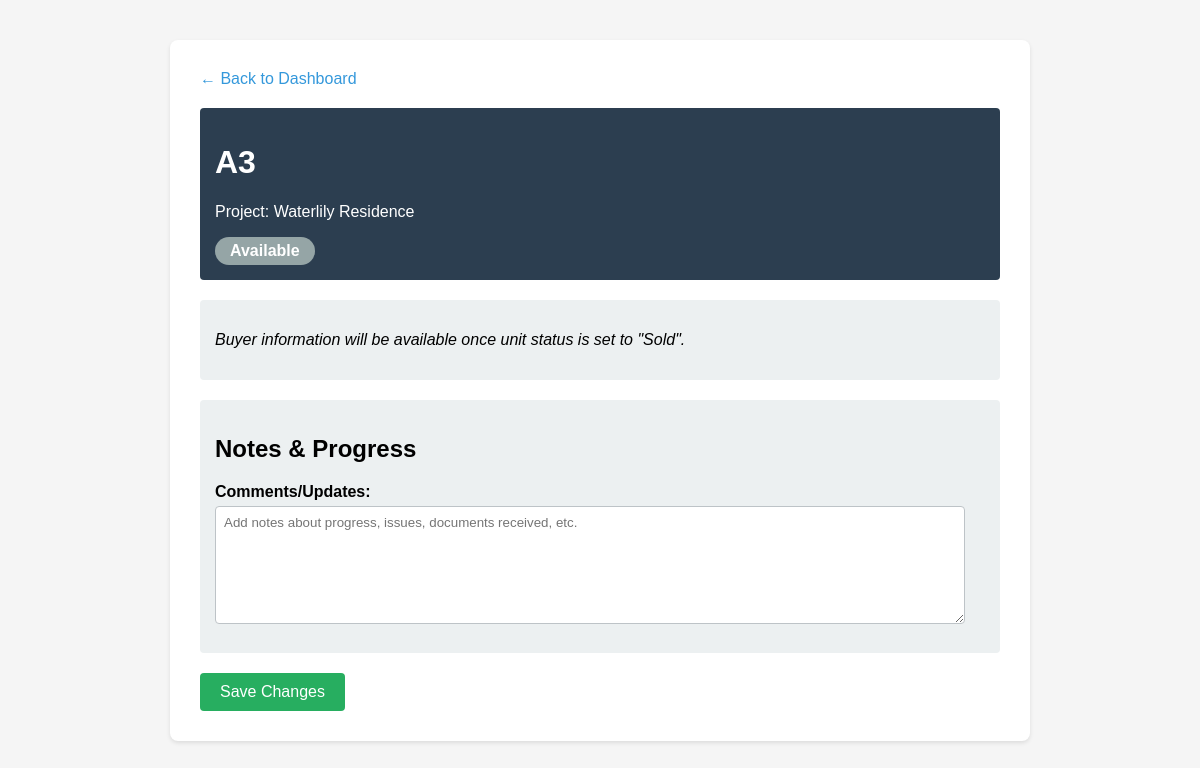
/unit/4, run on the app's committed database.
### tables this page shows
CREATE TABLE units (
            id INTEGER PRIMARY KEY AUTOINCREMENT,
            project_id INTEGER,
            name TEXT NOT NULL,
            status TEXT NOT NULL,
            buyer_name TEXT,
            buyer_phone TEXT,
            buyer_email TEXT,
            sale_price TEXT,
            notes TEXT,
            FOREIGN KEY (project_id) REFERENCES projects (id)
        );

CREATE TABLE projects (
            id INTEGER PRIMARY KEY AUTOINCREMENT,
            name TEXT NOT NULL
        );

### app.py (the view)
@app.route('/unit/<int:unit_id>')
def unit_details(unit_id):
    conn = get_db()
    unit = conn.execute('SELECT * FROM units WHERE id = ?', (unit_id,)).fetchone()
    project = conn.execute('SELECT * FROM projects WHERE id = ?', (unit['project_id'],)).fetchone()
    conn.close()
    return render_template('unit_details.html', unit=unit, project=project)

### app.py (called while the page is built)
def get_db():
    conn = sqlite3.connect('tracker.db')
    conn.row_factory = sqlite3.Row  # This lets us access columns by name
    return conn

### templates/unit_details.html (shortened to what this page needs)
<!DOCTYPE html>
<html>
<head>
</head>
<body>
    <div class="container">
        <a href="/" class="back-link">← Back to Dashboard</a>
        <div class="header">
            <h1>{{ unit.name }}</h1>
            <p>Project: {{ project.name }}</p>
            <span class="status-badge status-{{ unit.status|lower }}">{{ unit.status }}</span>
        </div>
        <form method="POST" action="/update_details/{{ unit.id }}">
            {% if unit.status == 'Sold' %}
            <div class="section">
                <h2>Buyer Information</h2>
                <label>Buyer Name:</label>
                <input type="text" name="buyer_name" value="{{ unit.buyer_name or '' }}" placeholder="Full name of buyer">
                <label>Phone Number:</label>
                <input type="text" name="buyer_phone" value="{{ unit.buyer_phone or '' }}" placeholder="+230 XXXX XXXX">
                <label>Email:</label>
                <input type="email" name="buyer_email" value="{{ unit.buyer_email or '' }}" placeholder="buyer@example.com">
                <label>Sale Price:</label>
                <input type="text" name="sale_price" value="{{ unit.sale_price or '' }}" placeholder="MUR 5,000,000">
            </div>
            {% else %}
            <div class="section">
                <p><em>Buyer information will be available once unit status is set to "Sold".</em></p>
            </div>
            {% endif %}
            <div class="section">
                <h2>Notes & Progress</h2>
                <label>Comments/Updates:</label>
                <textarea name="notes" placeholder="Add notes about progress, issues, documents received, etc.">{{ unit.notes or '' }}</textarea>
            </div>
            <button type="submit">Save Changes</button>
        </form>
    </div>
</body>
</html>

### templates/unit_details.html (style rules this page uses)
body { font-family: Arial; margin: 40px; background-color: #f5f5f5; }
.container { max-width: 800px; margin: 0 auto; background: white; padding: 30px; border-radius: 8px; box-shadow: 0 2px 4px rgba(0,0,0,0.1); }
.header { background: #2c3e50; color: white; padding: 15px; border-radius: 4px; margin-bottom: 20px; }
.section { margin: 20px 0; padding: 15px; background: #ecf0f1; border-radius: 4px; }
label { display: block; font-weight: bold; margin: 10px 0 5px 0; }
input, textarea { width: 95%; padding: 8px; margin-bottom: 10px; border: 1px solid #bdc3c7; border-radius: 4px; }
textarea { min-height: 100px; font-family: Arial; }
button { background: #27ae60; color: white; padding: 10px 20px; border: none; border-radius: 4px; cursor: pointer; font-size: 16px; }
.back-link { display: inline-block; margin-bottom: 20px; color: #3498db; text-decoration: none; }
.status-badge { display: inline-block; padding: 5px 15px; border-radius: 20px; font-weight: bold; }
.status-available { background: #95a5a6; color: white; }

### data on the page
units: name "A3", status "Available"
projects: name "Waterlily Residence"
